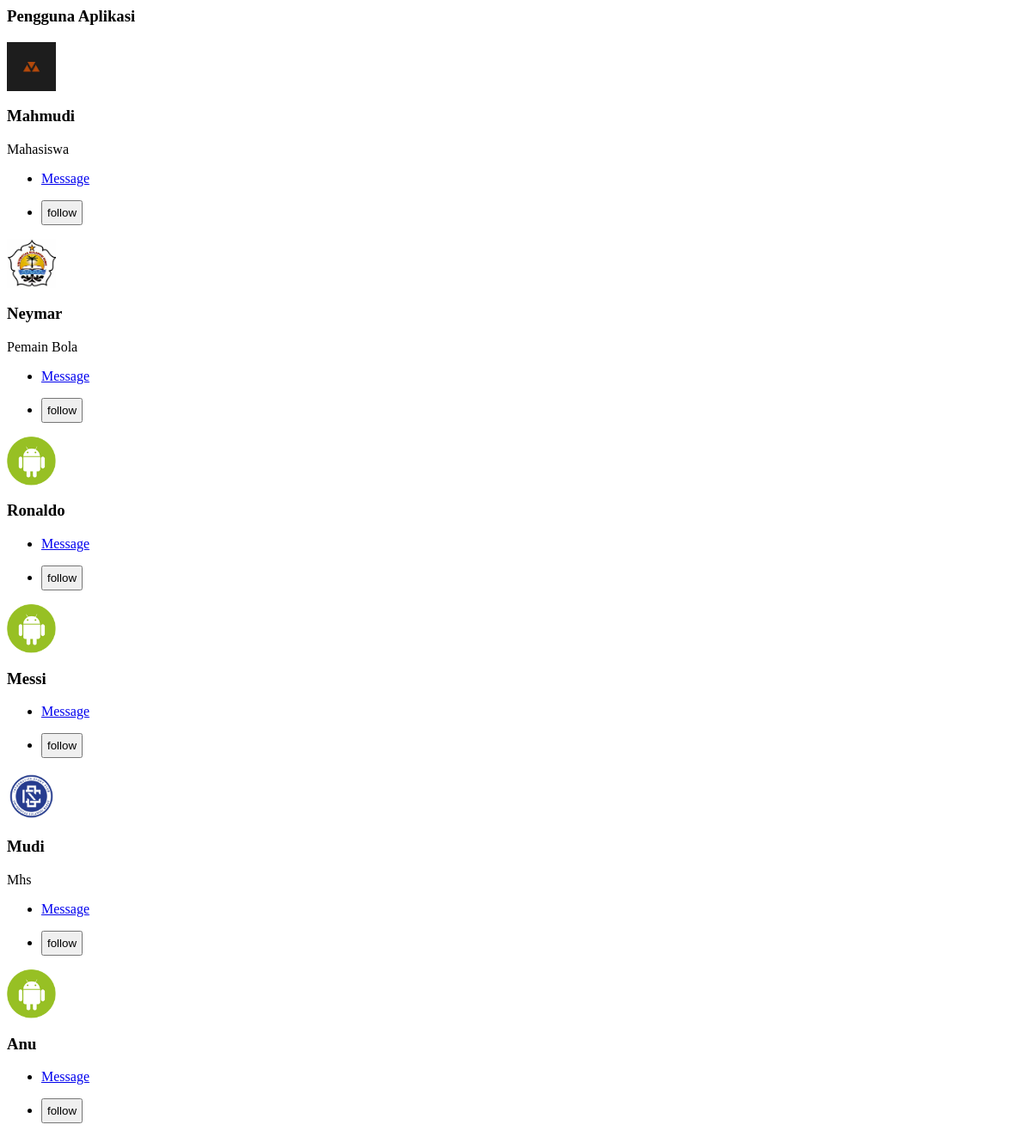
Page /slider.php on the committed database.
### tables this page shows
CREATE TABLE `tb_user` (
  `id_user` int NOT NULL,
  `kode` varchar(40) NOT NULL,
  `nama_user` varchar(50) NOT NULL,
  `pekerjaan` varchar(50) NOT NULL,
  `email` varchar(30) NOT NULL,
  `no_hp` varchar(30) NOT NULL,
  `foto` varchar(255) NOT NULL
);

### public/slider.php (the view, shortened to what this page needs)
<div class="top-profiles">
    <div class="pf-hd">
        <h3>Pengguna Aplikasi</h3>
    </div>
    <div class="profiles-slider">
        <?php
        include "../config.php";
        $query = $koneksi->query("SELECT * FROM tb_user");
        while ($user = $query->fetch_array()) {
            if ($user["kode"] != @$_SESSION["user"]["kode"]) {
        ?>
        <div class="user-profy">
            <?php
                    if ($user["foto"] != "") {
                        echo "<img src='foto/profil/" . $user['foto'] . "' width='57' height='57' />";
                    } else {
                        echo "<img src='images/cmp-icon11.png' width='57' height='57' />";
                    }
                    ?>
            <h3><?php echo $user["nama_user"] ?></h3>
            <span><?php echo $user["pekerjaan"] ?></span>
            <ul>
                <li><a href="#" title="" class="btn btn-primary">Message</a></li>
            </ul>
            <ul>
                <li>
                    <?php
                            $follower = @$_SESSION['user']['kode'];
                            $following = $user["kode"];
                            $fo = $koneksi->query("SELECT * FROM tb_user_follow WHERE kode='$follower' AND following='$following'");
                            $newfo = $fo->num_rows;
                            ?>
                    <form action="" method="POST">
                        <?php
                                if ($newfo > 0) {
                                    echo '<button><a href="unfollow.php?kode=' . $user['kode'] . '" class="tombol bg-secondary">UnFollow</a></button>';
                                } else {
                                    echo '<input type="submit" class="tombol bg-success text-white" name="sub" value="follow">';
                                }
                                ?>
                    </form>
                </li>
            </ul>
        </div>
        <?php }
        } ?>
    </div>
</div>

### public/slider.php (style rules this page uses)
.tombol { padding: 5px; cursor: pointer; box-shadow: none; border-color: none; margin: 0; }

### rows in the picture
tb_user: foto (picture), nama_user "Mahmudi", pekerjaan "Mahasiswa"
tb_user: foto (picture), nama_user "Neymar", pekerjaan "Pemain Bola"
tb_user: nama_user "Ronaldo"
tb_user: nama_user "Messi"
tb_user: foto (picture), nama_user "Mudi", pekerjaan "Mhs"
tb_user: nama_user "Anu"
